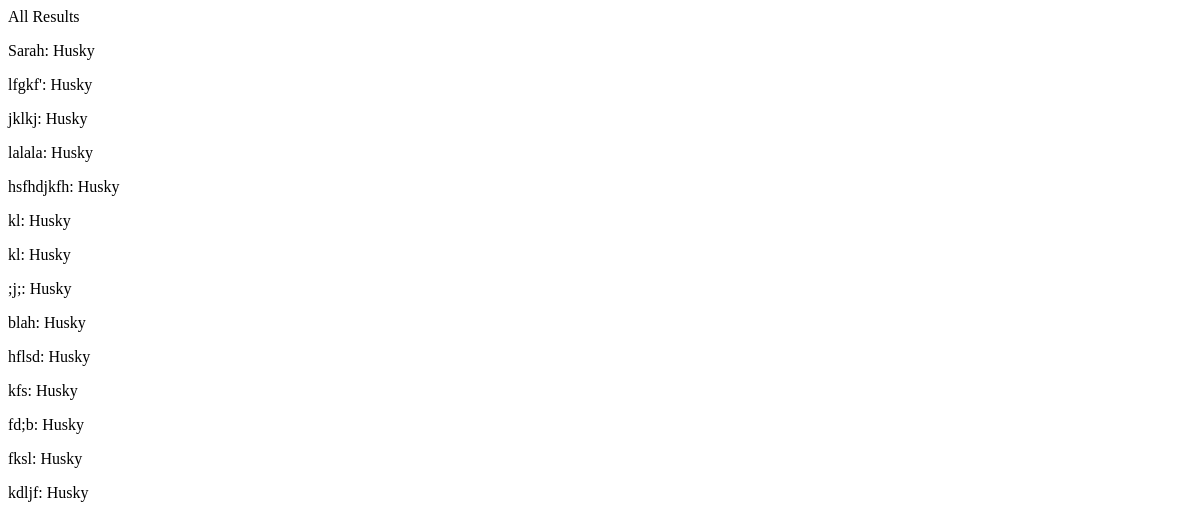
Before: /dogSurvey/allResults with the older database file.
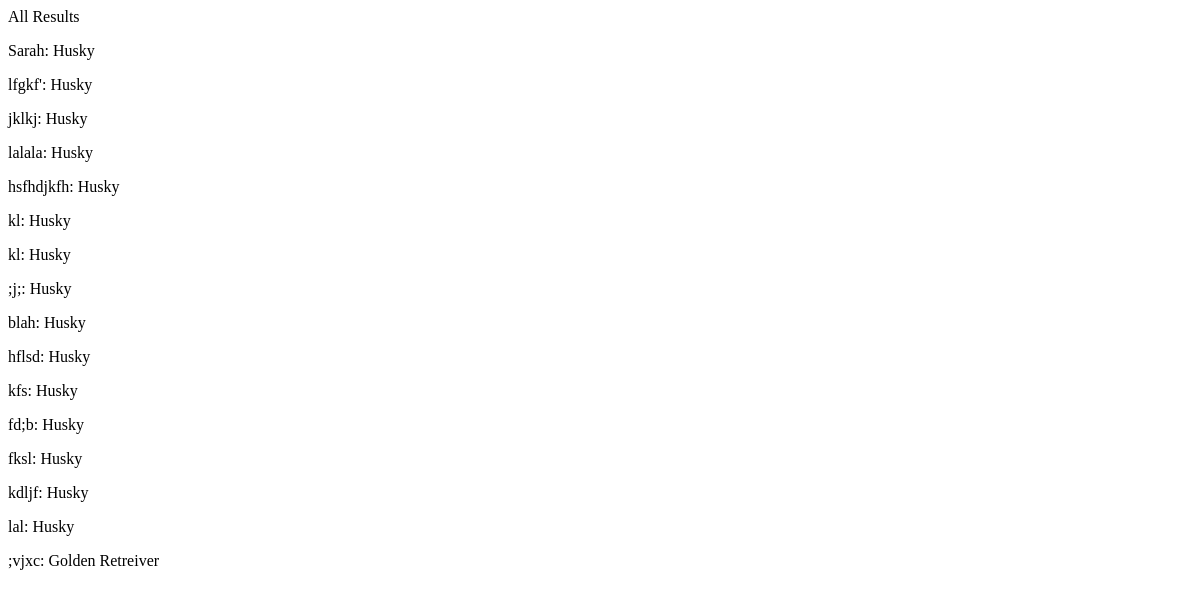
After: the same page with the newer database file.
### Survey/models.py (models this page shows)
class Answers(models.Model):
    ANSWER_CHOICES = ( ('a', 'A'), ('b', 'B'), ('c', 'C'), ('d', 'D'),)
    q1 = models.CharField(max_length=1, choices=ANSWER_CHOICES, default='')
    q2 = models.CharField(max_length=1, choices=ANSWER_CHOICES, default='')
    q3 = models.CharField(max_length=1, choices=ANSWER_CHOICES, default='')
    q4 = models.CharField(max_length=1, choices=ANSWER_CHOICES, default='')
    result = models.CharField(max_length=20, default='Golden Retriever')
    username = models.CharField(max_length=30, default='')
    def __str__(self):
        return self.username

### Survey/views.py (the view)
# urls.py: url(r'^dogSurvey/allResults', views.allResults, name='allResults'),
def allResults(request):
    all_results = Answers.objects.all()
    return render(request, "allResults.html", {"all_results": all_results})

### SampleSurvey/templates/allResults.html
{% load static %}
<link rel="stylesheet" type="text/css" href="{% static 'style/dogGraph.css' %}" />
<div>
All Results
{% for res in all_results %}
</p>{{ res }}: {{ res.result }}</p>
{% endfor %}
</div>

Changed rows visible on the page:
added Answers: username "lal", result "Husky"
added Answers: username ";vjxc", result "Golden Retreiver"
